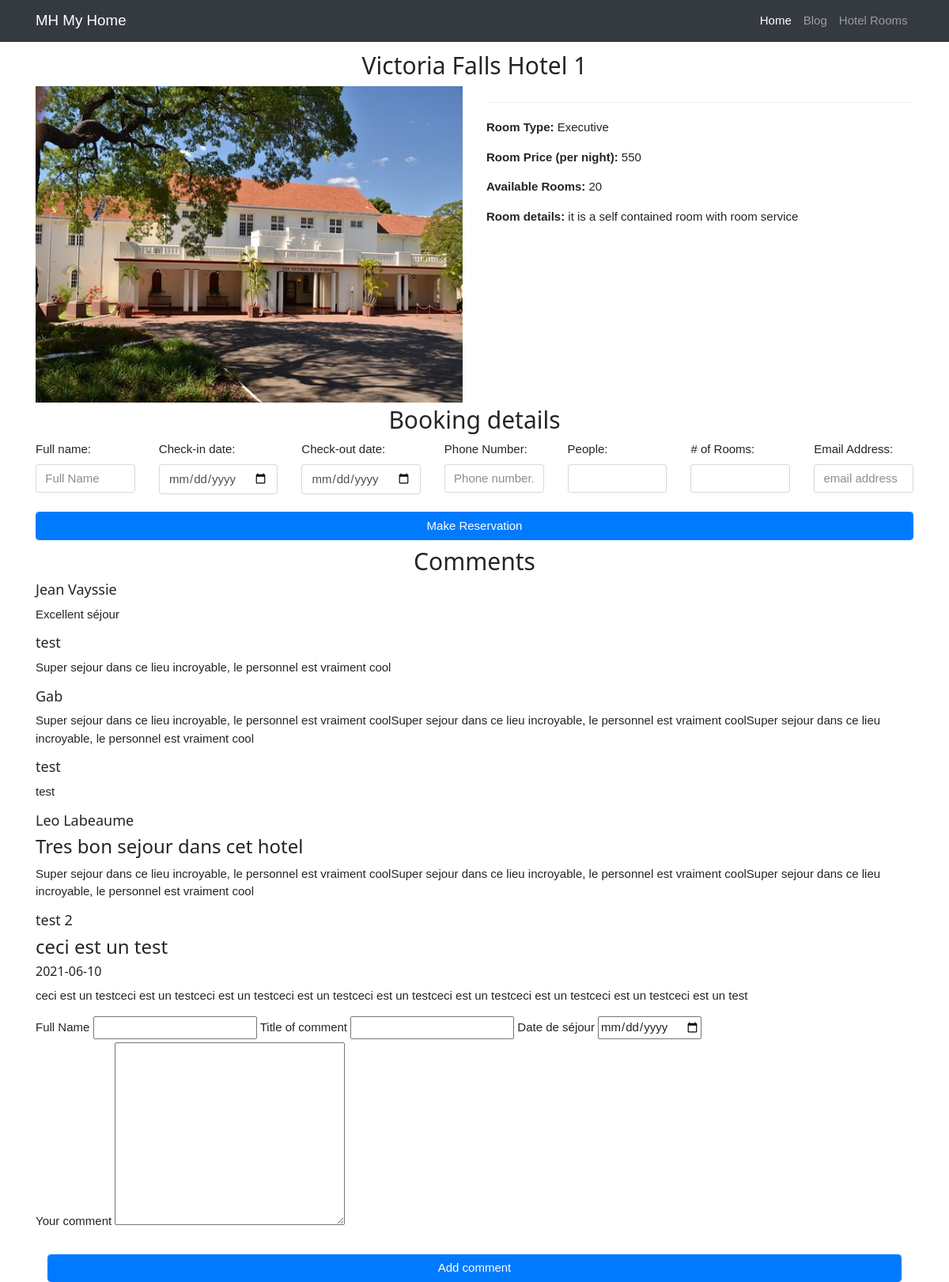
The app's page /details.php?room=15 with its own data.
### tables this page shows
CREATE TABLE `rooms` (
  `id` int(11) NOT NULL,
  `room_number` varchar(255) NOT NULL,
  `rooms` int(11) NOT NULL,
  `type` varchar(255) NOT NULL,
  `price` text NOT NULL,
  `details` text NOT NULL,
  `photo` text NOT NULL
);

CREATE TABLE `comments` (
  `id` int(11) NOT NULL,
  `fullname` varchar(255) NOT NULL,
  `title_c` varchar(255) NOT NULL,
  `date_c` date DEFAULT NULL,
  `comment` longtext NOT NULL,
  `id_rooms` int(11) NOT NULL
);

### details.php (the view, shortened to what this page needs)
<?php
require_once 'core/core.php';
include 'includes/header.php';
include 'includes/navigation.php';
if (isset($_GET['room'])) {
  $roomID = $_GET['room'];
  $select = $db->query("SELECT * FROM rooms WHERE id = '{$roomID}' ");
} elseif (!(isset($_GET['room'])) || $_GET['room'] == '') {
  header("Location: rooms.php");
}
?>
<div class="container">
  <?php while ($room = mysqli_fetch_assoc($select)) : ?>
    <div class="page-header">
      <h2 class="text-center"><?= $room['room_number']; ?></h2>
    </div>
    <div class="row">
      <div class="col-md-6">
        <img class="" style="width:100%; height:400px" src="<?= $room['photo']; ?>">
      </div>
      <div class="col-md-6">
        <hr />
        <p><b>Room Type:</b> <?= $room['type']; ?></p>
        <p><b>Room Price (per night):</b> <?= $room['price']; ?></p>
        <p><b>Available Rooms:</b> <?= $room['rooms']; ?></p>
        <p><b>Room details:</b> <?= $room['details']; ?></p>
      </div>
    </div>
    <div class="page-header">
      <h2 class="text-center">Booking details</h2>
    </div>
    <form action="details.php?room=<?= $roomID ?>" method="POST">
      <div class="row">
        <div class="col">
          <label class="form-control-label">Full name:</label>
          <input type="text" class="form-control" name="fullname" placeholder="Full Name" <?= ($room['rooms'] <= 0) ? 'readonly' : ''; ?>>
        </div>
        <div class="col">
          <label class="form-control-label">Check-in date:</label>
          <input type="date" class="form-control" name="in_date" <?= ($room['rooms'] <= 0) ? 'readonly' : ''; ?>>
        </div>
        <div class="col">
          <label class="form-control-label">Check-out date:</label>
          <input type="date" class="form-control" name="out_date" <?= ($room['rooms'] <= 0) ? 'readonly' : ''; ?>>
        </div>
        <div class="col">
          <label class="form-control-label">Phone Number:</label>
          <input type="text" class="form-control" name="phone" placeholder="Phone number..." <?= ($room['rooms'] <= 0) ? 'readonly' : ''; ?>>
        </div>
        <div class="col">
          <label class="form-control-label">People:</label>
          <input type="number" class="form-control" max="5" name="people" <?= ($room['rooms'] <= 0) ? 'readonly' : ''; ?>>
        </div>
        <div class="col">
          <label class="form-control-label"># of Rooms:</label>
          <input type="number" class="form-control" name="rooms" <?= ($room['rooms'] <= 0) ? 'readonly' : ''; ?>>
        </div>
        <div class="col">
          <label class="form-control-label">Email Address:</label>
          <input type="email" class="form-control" name="email" placeholder="email address" <?= ($room['rooms'] <= 0) ? 'readonly' : ''; ?>>
        </div>
        <div class="col-md-12">
          <input type="submit" class="form-control btn btn-primary" value="Make Reservation" name="checkin" <?= ($room['rooms'] <= 0) ? 'disabled' : ''; ?>>
        </div>
      </div>
    </form>
    <div class="page-header">
      <h2 class="text-center">Comments</h2>
    </div>
    <?php
    $select2 = $db->query("SELECT * FROM `comments` WHERE id_rooms='{$roomID}'");
    while ($comments = mysqli_fetch_assoc($select2)) {
      ?>
      <h5><?php echo $comments['fullname']; ?></h5>
      <h3><?php echo $comments['title_c']; ?></h3>
      <h6><?php echo $comments['date_c']; ?></h6>
      <p><?php echo $comments['comment']; ?></p>
    <?php
    }
    ?>
    <form action="details.php?room=<?= $roomID ?>" method="POST">
      <label for="fullname2">Full Name</label>
      <input type="text" name="fullname2">
      <label for="title">Title of comment</label>
      <input type="text" name="title">
      <label for="date_c">Date de séjour</label>
      <input type="date" name="date_c">
      <br>
      <label for="">Your comment</label>
      <textarea name="comment" id="" cols="30" rows="10"></textarea>
      <div class="col-md-12">
          <input type="submit" class="form-control btn btn-primary" value="Add comment" name="checkin2" <?= ($room['rooms'] <= 0) ? 'disabled' : ''; ?>>
        </div>
    </form>
  <?php endwhile; ?>
</div>

### css/w3.css (style rules this page uses)
* { -webkit-box-sizing:border-box;-moz-box-sizing:border-box;box-sizing:border-box }
html { -ms-text-size-adjust:100%;-webkit-text-size-adjust:100% }
body { margin:0 }
b,strong { font-weight:bold }
img { border:0 }
hr { -moz-box-sizing:content-box;box-sizing:content-box }
button,input,optgroup,select,textarea { color:inherit;font:inherit;margin:0 }
button,html input[type=button],input[type=reset],input[type=submit] { -webkit-appearance:button;cursor:pointer }
pre,textarea { overflow:auto }
html,body { font-family:Verdana,sans-serif;font-size:15px;line-height:1.5 }
h1,h2,h3,h4,h5,h6,.w3-slim,.w3-wide { font-family:"Segoe UI",Arial,sans-serif }
h2 { font-size:30px }
h3 { font-size:24px }
h5 { font-size:18px }
h6 { font-size:16px }
h1,h2,h3,h4,h5,h6 { font-weight:400;margin:10px 0 }
hr { height:0;border:0;border-top:1px solid #eee;margin:20px 0 }
img { margin-bottom:-5px }

### css/full-width-pics.css (style rules this page uses)
body { padding-top: 54px; }
@media (min-width: 992px) { body { padding-top: 56px; } }

### records on screen
rooms: room_number "Victoria Falls Hotel 1", photo (picture), type "Executive", price "550", rooms "20", details "it is a self contained room with room service", checkin "Make Reservation", checkin2 "Add comment"
comments: fullname "Jean Vayssie", comment "Excellent séjour"
comments: fullname "test", comment "Super sejour dans ce lieu incroyable, le personnel est vraiment cool"
comments: fullname "Gab", comment "Super sejour dans ce lieu incroyable, le personnel est vraiment coolSuper sejour dans ce lieu incroyable, le personnel est vraiment coolSuper sejour dans ce lieu incroyable, le personnel est vraiment cool"
comments: fullname "test", comment "test"
comments: fullname "Leo Labeaume", title_c "Tres bon sejour dans cet hotel", comment "Super sejour dans ce lieu incroyable, le personnel est vraiment coolSuper sejour dans ce lieu incroyable, le personnel est vraiment coolSuper sejour dans ce lieu incroyable, le personnel est vraiment cool"
comments: fullname "test 2", title_c "ceci est un test", date_c "2021-06-10", comment "ceci est un testceci est un testceci est un testceci est un testceci est un testceci est un testceci est un testceci est un testceci est un test"
